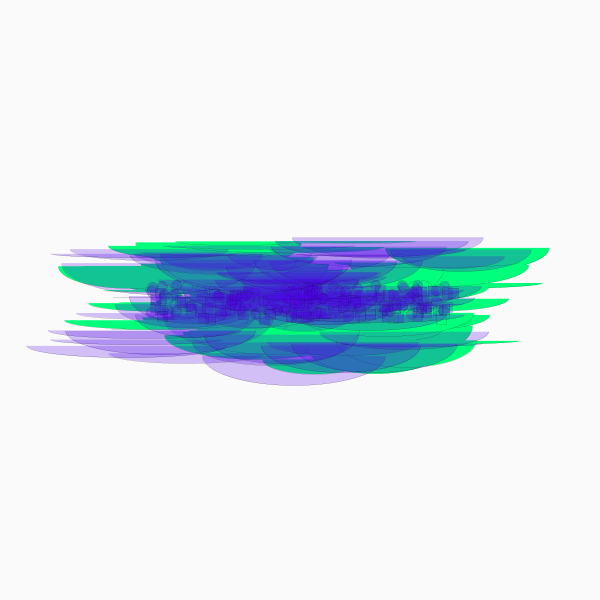
Frame 1 (no input)
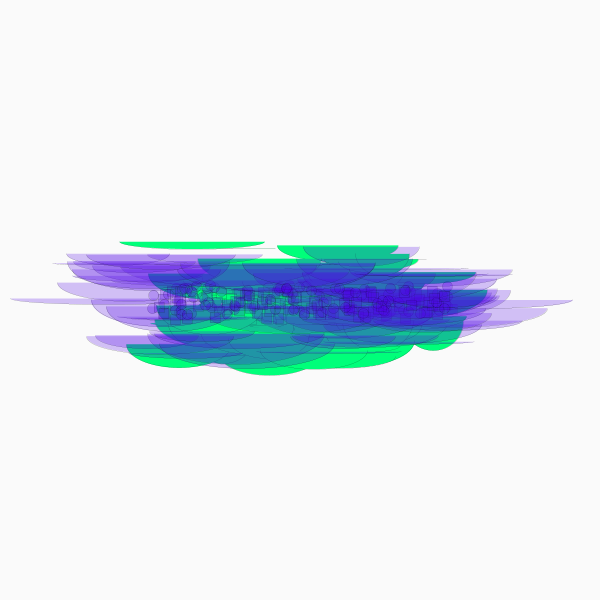
Frame 60 (the mouse pressed at the canvas centre just before this capture)
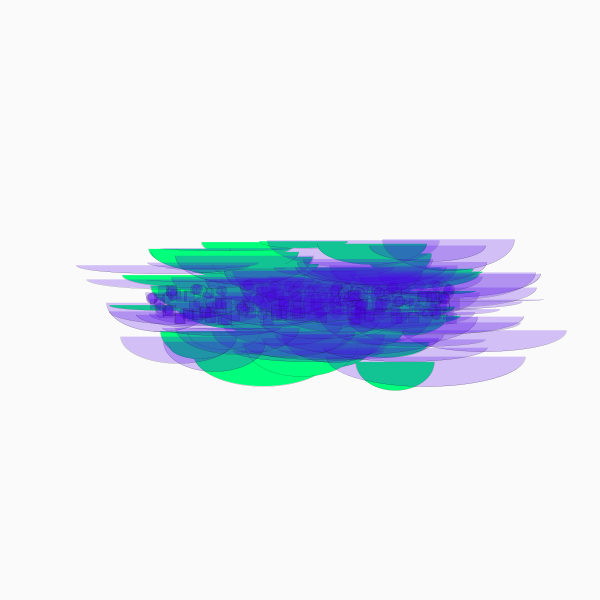
Frame 120 (the mouse held since frame 60 and released just before this capture)

The Processing sketch that drew these frames (run headless with seeded random() and noise(); from frame 60 on, the mouse is pressed at the canvas centre):

// Processing sketch: processing_40387
// ── processing_40387.pde

//Sketch by Homero Rosas



Explosion e,e2;

void setup()
{
  
  strokeWeight(0);
  smooth();
  size(600, 600);
  e = new Explosion();
  e.x = width/2;
  e.y = height/2;
  e.c=color(0,255,122);
  e.shockX=150;
  e.shockY=15;
  e.s=10;

  e2 = new Explosion();
  e2.x = width/2;
  e2.y = height/2;
  e2.c=color(random(-255,255)+1, random(-255,255)+1, random(-255,255)+1,60);
  e2.shockX=150;
  e2.shockY=15;
  e2.s=10;
}

void draw()
{
  background(250);
  e.show();
  e2.show();
  
  if(key=='s')
  {
  e.shockX=e.shockX+1;
  e.shockY=e.shockY+1;

  e2.shockX=e.shockX+1;
  e2.shockY=e.shockY+1;
  }
 if(e.shockX > 100) e.shockX=100;
 if(e.shockY > 100) e.shockY=100;
 if(e2.shockX > 100) e.shockX=100;
 if(e2.shockY > 100) e.shockY=100;
 
 if(key=='d')
 {noStroke();
  strokeWeight(0);}
 if(key=='a')
  {stroke(50);
 strokeWeight(5);}

 
  if(key=='w')
  {
  e.shockX=e.shockX-1;
  e.shockY=e.shockY-1;

  e2.shockX=e.shockX-1;
  e2.shockY=e.shockY-1;
  }
 
 if(e.shockX < 20) e.shockX=20;
 if(e.shockY< 15) e.shockY=15;
 if(e2.shockX < 20) e.shockX=20;
 if(e2.shockY < 15) e.shockY=15;
 
  if(key=='x')
  {
  e.c=e.c+100;
  e2.c=e2.c+100; 
  }
  
  
  
}
void mouseClicked()
{
  e.x=mouseX+random(0,255);
  e.y=mouseY+random(0,255);
  
  e2.x=mouseX+random(0,255);
  e2.y=mouseY+random(0,255);
}
void mouseReleased()
{
  e.x = mouseX+random(0,255);
  e.y = mouseY+random(0,255);
  
  e2.x=mouseX+random(0,255);
  e2.y=mouseY+random(0,255);
}

class Explosion
{
  float x, y;
  float shockX,shockY;
  float s;
  color c;

  void show()
  {
    fill(c);
    for (int i=1; i<100; i=i+1)
    {
  
      ellipse(x+random(-shockX,shockX),y+random(-shockY,shockY), s, s);
      rect(x+random(-shockX,shockX),y+random(-shockY,shockY),s,s);
      arc(x+random(-shockX,shockX)+random(-50,50),y+random(-shockY,shockY)+random(-50,50), shockX+random(-50,50),shockY+random(-50,50), radians(0), radians(180));
    }
  if (key=='l')
  {
  x=x+5;
  }
      if (key=='j')
  {
  x=x-5;
  }
    if (key=='i')
  {
  y=y-5;
  }
      if (key=='k')
  {
  y=y+5;
  }
if(x>570)
{
x=20;
}
if(x<10)
{
x=570;
}
if(y>570)
{
y=0;
}
if(y<20)
{
y=570;
}

}
  
}
